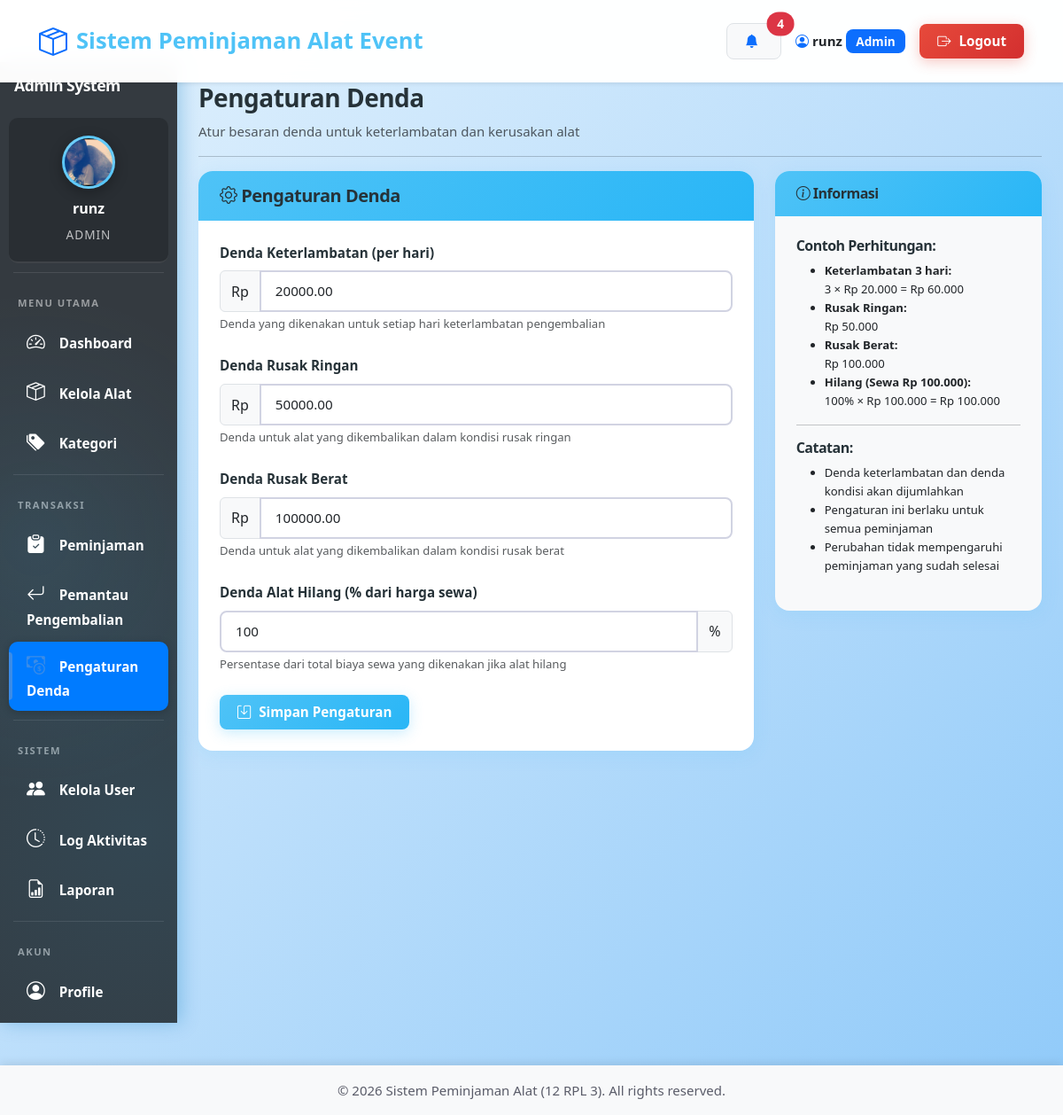
Screenshot of /admin/pengaturan_denda.php (signed in) with the database file from the repository.
### tables this page shows
CREATE TABLE `pengaturan_denda` (
  `id` int NOT NULL,
  `denda_per_hari` decimal(10,2) NOT NULL DEFAULT '10000.00',
  `denda_rusak_ringan` decimal(10,2) NOT NULL DEFAULT '50000.00',
  `denda_rusak_berat` decimal(10,2) NOT NULL DEFAULT '100000.00',
  `denda_hilang_persen` int NOT NULL DEFAULT '100',
  `updated_at` timestamp NULL DEFAULT CURRENT_TIMESTAMP ON UPDATE CURRENT_TIMESTAMP
);

### admin/pengaturan_denda.php (the view, shortened to what this page needs)
<?php
require_once '../config/database.php';
$pengaturan = mysqli_fetch_assoc(mysqli_query($conn, "SELECT * FROM pengaturan_denda LIMIT 1"));
include '../includes/header.php';
?>
<div class="container-fluid">
    <div class="row">
        <?php include '../includes/admin_sidebar.php'; ?>
        <div class="col-md-10 p-4">
            <h2>Pengaturan Denda</h2>
            <p class="text-muted">Atur besaran denda untuk keterlambatan dan kerusakan alat</p>
            <hr>
            <div class="row">
                <div class="col-md-8">
                    <div class="card">
                        <div class="card-header bg-primary text-white">
                            <h5 class="mb-0"><i class="bi bi-gear"></i> Pengaturan Denda</h5>
                        </div>
                        <div class="card-body">
                            <form method="POST">
                                <div class="mb-4">
                                    <label class="form-label"><strong>Denda Keterlambatan (per hari)</strong></label>
                                    <div class="input-group">
                                        <span class="input-group-text">Rp</span>
                                        <input type="number" name="denda_per_hari" class="form-control"
                                               value="<?php echo $pengaturan['denda_per_hari']; ?>" required>
                                    </div>
                                    <small class="text-muted">Denda yang dikenakan untuk setiap hari keterlambatan pengembalian</small>
                                </div>
                                <div class="mb-4">
                                    <label class="form-label"><strong>Denda Rusak Ringan</strong></label>
                                    <div class="input-group">
                                        <span class="input-group-text">Rp</span>
                                        <input type="number" name="denda_rusak_ringan" class="form-control"
                                               value="<?php echo $pengaturan['denda_rusak_ringan']; ?>" required>
                                    </div>
                                    <small class="text-muted">Denda untuk alat yang dikembalikan dalam kondisi rusak ringan</small>
                                </div>
                                <div class="mb-4">
                                    <label class="form-label"><strong>Denda Rusak Berat</strong></label>
                                    <div class="input-group">
                                        <span class="input-group-text">Rp</span>
                                        <input type="number" name="denda_rusak_berat" class="form-control"
                                               value="<?php echo $pengaturan['denda_rusak_berat']; ?>" required>
                                    </div>
                                    <small class="text-muted">Denda untuk alat yang dikembalikan dalam kondisi rusak berat</small>
                                </div>
                                <div class="mb-4">
                                    <label class="form-label"><strong>Denda Alat Hilang (% dari harga sewa)</strong></label>
                                    <div class="input-group">
                                        <input type="number" name="denda_hilang_persen" class="form-control"
                                               value="<?php echo $pengaturan['denda_hilang_persen']; ?>"
                                               min="0" max="200" required>
                                        <span class="input-group-text">%</span>
                                    </div>
                                    <small class="text-muted">Persentase dari total biaya sewa yang dikenakan jika alat hilang</small>
                                </div>
                                <button type="submit" class="btn btn-primary">
                                    <i class="bi bi-save"></i> Simpan Pengaturan
                                </button>
                            </form>
                        </div>
                    </div>
                </div>
                <div class="col-md-4">
                    <div class="card bg-light">
                        <div class="card-header">
                            <h6 class="mb-0"><i class="bi bi-info-circle"></i> Informasi</h6>
                        </div>
                        <div class="card-body">
                            <h6>Contoh Perhitungan:</h6>
                            <ul class="small">
                                <li><strong>Keterlambatan 3 hari:</strong><br>
                                    3 × Rp <?php echo number_format($pengaturan['denda_per_hari'], 0, ',', '.'); ?> =
                                    Rp <?php echo number_format($pengaturan['denda_per_hari'] * 3, 0, ',', '.'); ?>
                                </li>
                                <li><strong>Rusak Ringan:</strong><br>
                                    Rp <?php echo number_format($pengaturan['denda_rusak_ringan'], 0, ',', '.'); ?>
                                </li>
                                <li><strong>Rusak Berat:</strong><br>
                                    Rp <?php echo number_format($pengaturan['denda_rusak_berat'], 0, ',', '.'); ?>
                                </li>
                                <li><strong>Hilang (Sewa Rp 100.000):</strong><br>
                                    <?php echo $pengaturan['denda_hilang_persen']; ?>% × Rp 100.000 =
                                    Rp <?php echo number_format(100000 * $pengaturan['denda_hilang_persen'] / 100, 0, ',', '.'); ?>
                                </li>
                            </ul>
                            <hr>
                            <h6>Catatan:</h6>
                            <ul class="small">
                                <li>Denda keterlambatan dan denda kondisi akan dijumlahkan</li>
                                <li>Pengaturan ini berlaku untuk semua peminjaman</li>
                                <li>Perubahan tidak mempengaruhi peminjaman yang sudah selesai</li>
                            </ul>
                        </div>
                    </div>
                </div>
            </div>
        </div>
    </div>
</div>
<?php include '../includes/footer.php'; ?>

### assets/css/variables.css (style rules this page uses)
:root { --primary: #4FC3F7; --primary-dark: #29B6F6; --primary-light: #81D4FA; --secondary: #78909C; --success: #66BB6A; --info: #42A5F5; --warning: #FFA726; --danger: #EF5350; --light: #E3F2FD; --dark: #263238; --blue-gradient: linear-gradient(135deg, #4FC3F7 0%, #29B6F6 100%); --blue-gradient-dark: linear-gradient(135deg, #29B6F6 0%, #0288D1 100%); --sidebar-gradient: linear-gradient(180deg, #0277BD 0%, #01579B 100%); --card-gradient: linear-gradient(135deg, #E3F2FD 0%, #BBDEFB 100%); --card-shadow: 0 4px 20px rgba(79, 195, 247, 0.15); --button-shadow: 0 4px 15px rgba(79, 195, 247, 0.3); --hover-shadow: 0 8px 30px rgba(79, 195, 247, 0.25); --spacing-sm: 0.5rem; --spacing-md: 1rem; --spacing-lg: 1.5rem; --spacing-xl: 2rem; --radius-sm: 8px; --radius-md: 12px; --radius-lg: 16px; --font-family: 'Segoe UI', Tahoma, Geneva, Verdana, sans-serif; --font-size-base: 15px; --font-weight-normal: 500; --font-weight-bold: 700; }

### assets/css/base.css (style rules this page uses)
* { margin: 0; padding: 0; box-sizing: border-box; }
html { scroll-behavior: smooth; }
body { font-family: var(--font-family); background: linear-gradient(135deg, #E3F2FD 0%, #BBDEFB 50%, #90CAF9 100%); background-attachment: fixed; min-height: 100vh; color: var(--dark); font-size: var(--font-size-base); line-height: 1.6; padding-top: 70px; }
h1, h2, h3, h4, h5, h6 { font-weight: var(--font-weight-bold); color: var(--dark); letter-spacing: -0.5px; }
h2 { font-size: 1.75rem; margin-bottom: 0.5rem; }
p, td, th, label, span { color: var(--dark); }
strong { font-weight: var(--font-weight-bold); }

### assets/css/components.css (style rules this page uses)
.card { border: none; border-radius: var(--radius-lg); box-shadow: var(--card-shadow); overflow: hidden; margin-bottom: var(--spacing-lg); background: white; transition: all 0.3s ease; }
.card-header { background: var(--blue-gradient); color: white; font-weight: var(--font-weight-bold); font-size: 1.1rem; padding: var(--spacing-md) var(--spacing-lg); border: none; }
.card-body { padding: var(--spacing-lg); }
.btn { border-radius: var(--radius-sm); padding: var(--spacing-sm) 1.25rem; font-weight: 600; font-size: 0.95rem; transition: all 0.3s ease; border: none; }
.btn i { margin-right: 5px; }
.btn-primary { background: var(--blue-gradient); box-shadow: var(--button-shadow); color: white; }
.form-control, .form-select { border-radius: var(--radius-sm); border: 2px solid #d1d3e2; padding: 0.65rem var(--spacing-md); transition: all 0.3s ease; font-size: 0.95rem; font-weight: var(--font-weight-normal); }
.form-label { font-weight: var(--font-weight-bold); color: var(--dark); margin-bottom: var(--spacing-sm); font-size: 0.95rem; }

### rows the page displays
pengaturan_denda: denda_per_hari "20000.00", denda_rusak_ringan "50000.00", denda_rusak_berat "100000.00", denda_hilang_persen "100", denda_per_hari "20.000", $pengaturan['denda_per_hari']*3 "60.000", denda_rusak_ringan "50.000", denda_rusak_berat "100.000", 100000*$pengaturan['denda_hilang_persen']/100 "100.000"

### other values shown
$notif_count "4"
$_SESSION['nama'] "runz"
$_SESSION['role'] "Admin"
$_SESSION['role'] "ADMIN"
